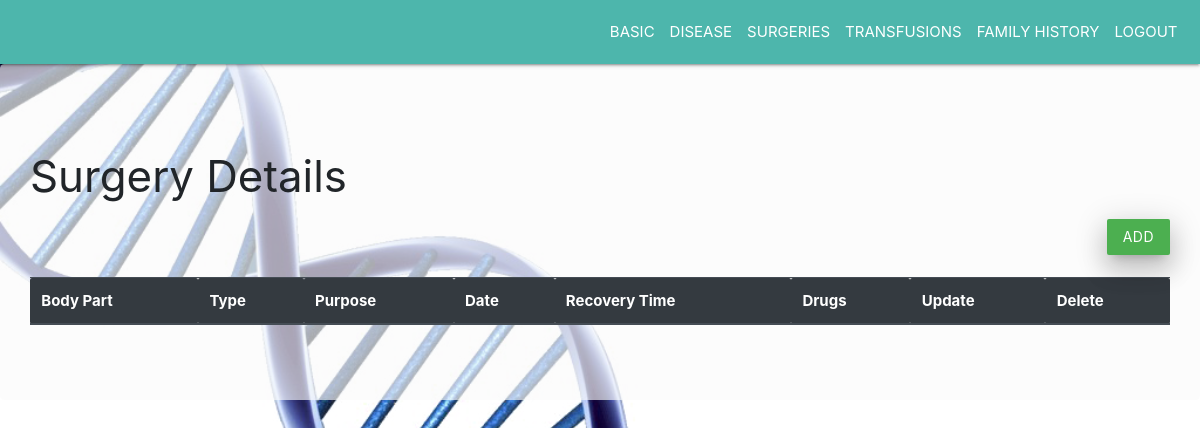
The app's page /patient/surgeries/2408256975, older data.
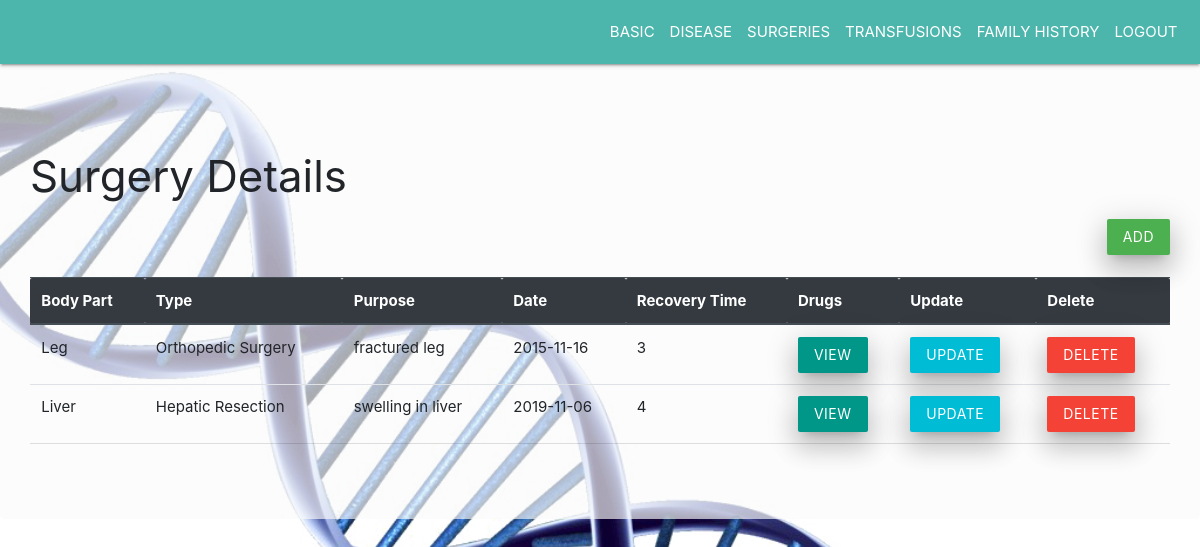
The same page, newer data.
### tables this page shows
CREATE TABLE surgeries
            (s_id integer primary key autoincrement,p_id number,part text,type text,purpose text,date text,recovery number,constraint fk4 foreign key(p_id) references patient(p_id) on delete cascade);

### app1.py (the view)
@app.route('/patient/surgeries/<pid>')
def patientsurgeries(pid):
    con=sql.connect('database.db')
    cur=con.cursor()
    p_id=pid
    res=cur.execute("select * from surgeries where p_id=(?)",(p_id,)).fetchall()
    return render_template('patientsurgeries.html',res=res,p_id=p_id)

### templates/patientsurgeries.html (shortened to what this page needs)
<!DOCTYPE html>
    <head>
        <link rel="stylesheet" href="https://stackpath.bootstrapcdn.com/bootstrap/4.3.1/css/bootstrap.min.css">
        <link rel="stylesheet" href="https://cdnjs.cloudflare.com/ajax/libs/materialize/1.0.0/css/materialize.min.css">
    </head>
    <body>
        <nav class="navbar navbar-expand-sm teal lighten-2 justify-content-end">
                <ul class="navbar-nav">
                    <li class="nav-item">
                    <a class="nav-link" href="{{ url_for('patientbasic',pid=p_id) }}">BASIC</a>
                    </li>
                    <li class="nav-item">
                    <a class="nav-link" href="{{ url_for('patientdiseases',pid=p_id) }}">DISEASE</a>
                    </li>
                    <li class="nav-item">
                    <a class="nav-link" href="{{ url_for('patientsurgeries',pid=p_id) }}">SURGERIES</a>
                    </li>
                    <li class="nav-item">
                    <a class="nav-link" href="{{ url_for('patienttransfusions',pid=p_id) }}">TRANSFUSIONS</a>
                    </li>
                    <li class="nav-item">
                    <a class="nav-link" href="{{ url_for('patientfamilyhistory',pid=p_id) }}">FAMILY HISTORY</a>
                    </li>
                    <li class="nav-item">
                    <a class="nav-link" href="/">LOGOUT</a>
                    </li>
            </ul>
        </nav>
        <div class="jumbotron" style="background:rgba(250, 250, 250, 0.658) ;">
            <h3>Surgery Details</h3>
            <div class="d-flex justify-content-end"><a href="{{ url_for('addsurgeries',pid=p_id)}}" class="waves-effect waves-light green btn z-depth-4">ADD</a></div><br/>
            <table class="table">
                    <thead class="thead-dark">
                      <tr>
                        <th>Body Part</th>
                        <th>Type</th>
                        <th>Purpose</th>
                        <th>Date</th>
                        <th>Recovery Time</th>
                        <th>Drugs</th>
                        <th>Update</th>
                        <th>Delete</th>
                      </tr>
                    </thead>
                    <tbody>
                        {% for row in res %}
                      <tr>
                        <td>{{ row[2] }}</td>
                        <td>{{ row[3] }}</td>
                        <td>{{ row[4] }}</td>
                        <td>{{ row[5] }}</td>
                        <td>{{ row[6] }}</td>
                        <td><a href="{{ url_for('patientdrugs',pid=p_id,sid=row[0]) }}" class="waves-effect teal waves-light btn z-depth-4">View</a></td>
                        <td><a href="{{ url_for('updatesurgeries',pid=p_id,sid=row[0]) }}" class="waves-effect  cyan swaves-light btn z-depth-4">Update</a></td>
                        <td><a href="{{ url_for('deletesurgeries',pid=p_id,sid=row[0]) }}" class="waves-effect waves-light red btn z-depth-4">Delete</a></td>
                      </tr>
                      {% endfor %}
                    </tbody>
                  </table>
        </div>
    </body>
</html>

### templates/patientsurgeries.html (style rules this page uses)
body { background-image: url('/static/bg.png'); background-size: cover; background-position: center; }

Row changes from the older to the newer data that the page shows:
now on this page (row edited): surgeries: part "Leg", type "Orthopedic Surgery", purpose "fractured leg", date "2015-11-16", recovery "3"
added surgeries: part "Liver", type "Hepatic Resection", purpose "swelling in liver", date "2019-11-06", recovery "4"
